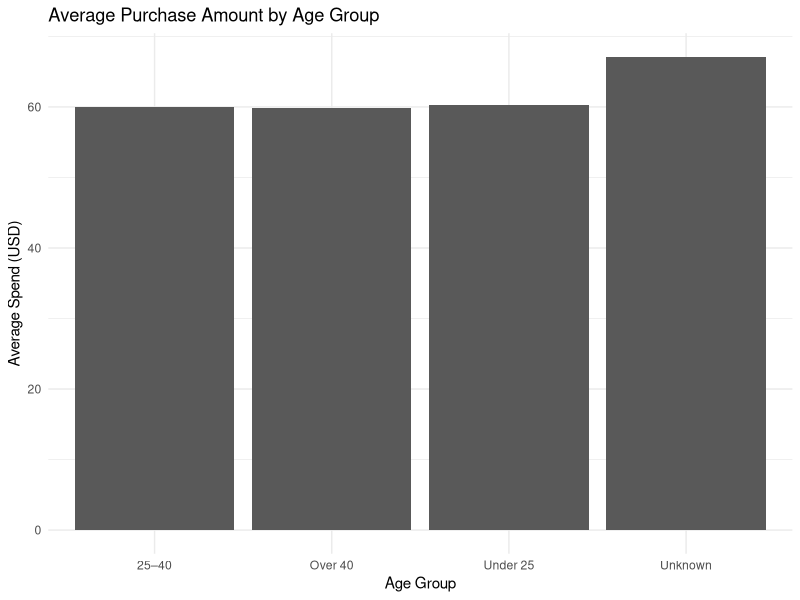

Generate this figure with R:
# 1) Load packages
library(dplyr)
library(ggplot2)

# 2) Import data
data_raw <- read.csv(
  "shopping_behavior.csv",
  stringsAsFactors = FALSE,
  check.names = FALSE
)

# 3) Remove duplicates
data_unique <- data_raw %>%
  distinct(.keep_all = TRUE)

# 4) Create age groups
data_age <- data_unique %>%
  mutate(
    age_group = case_when(
      Age < 25 ~ "Under 25",
      Age >= 25 & Age <= 40 ~ "25–40",
      Age > 40 ~ "Over 40",
      TRUE ~ "Unknown"
    )
  )

# 5) Calculate average purchase
summary_table <- data_age %>%
  group_by(age_group) %>%
  summarise(
    avg_purchase = mean(`Purchase Amount (USD)`, na.rm = TRUE),
    n_customers = n(),
    .groups = "drop"
  ) %>%
  arrange(age_group)

# 6) Round values
summary_table$avg_purchase <- round(summary_table$avg_purchase, 2)

# 7) Display results
print(summary_table)

# 8) Simple plot
ggplot(summary_table, aes(x = age_group, y = avg_purchase)) +
  geom_bar(stat = "identity") +
  labs(
    title = "Average Purchase Amount by Age Group",
    x = "Age Group",
    y = "Average Spend (USD)"
  ) +
  theme_minimal()
